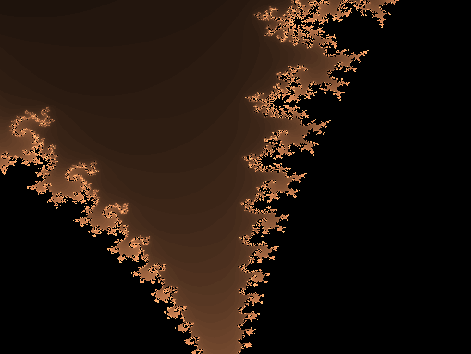

Source code (Python):
#!/usr/bin/python3

# PURPOSE: generate a mandelbrot set. Parameters can be changed to specify the regions
# uncomment the regions below (~line30) to vary parametes and explore different regions

import numpy as np
import matplotlib.pyplot as plt
from PIL import Image

X = 512
Y = 384


IT = 80
					# Interations

LIM = 2

					# Chosen because no complex number with a real or imaginary
					# part greater than 2 can be apart of the set. If we are
					# are squaring a complex number (which involves subtraction
					# of any negative part from squaring the imaginary number)
					# any complex number outside of the circle of radius 2 is
					# unbounded

pvals = np.zeros((X,Y), dtype='uint')


for i in range(X):
	for j in range(Y):
#		c = complex(4*(i-X/2)/(X),4*(j-Y/2)/(Y))
#		c = complex(-1+.5*(i-X/3)/X,.3+.5*(j-Y/2)/Y)
		c = complex(-.8+.2*(i-X/4)/X,.15+.2*(j-Y/4)/Y)					
					# Uncommont the c's above for different regions

		z = 0 + 0j
		print (i)
		for n in range(IT):
			z = z**2 + c
			if abs(z) >= LIM:
				pvals[i,j] = n
				break
			
					# the first two "foor loops" establish each complex number						# c to be tested for "Mandelbrotness"
					# In the last "for loop", each of these c's are iterated
					# then if the size exceeds a limit, it is colored:::
					#
					# the color of each point represents how quickly the values
					# reach the escape points. Since 255 is the max character						# value that can be assigned, we choose 250 as a nice round
					# upper limit. Black of course fails to escape before
					# the limit and gradually brighter colors are used for
					# points that escape

plotarr = np.flipud(pvals.transpose())

f1, ax1 = plt.subplots()

picture = ax1.imshow(plotarr, interpolation='none', cmap='copper')
ax1.axis('off')
f1.show()
					# The rest of the above is discussed in a different problem
					# except cmap, which just controls the colormap used
					# to display the values; it's a dictionary that maps
					# numbers to colors

im = Image.fromarray(plotarr, 'RGB')
im.save('Mandelbrot.ps')

					# Create an image to save as a post script file

input("\nPress <Enter> to exit...\n")                                             
